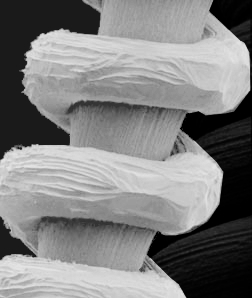
#> input picture Digital_Image_Processing/空域增强技术/实验三平滑技术/reference/test3_1.jpg, 252 x 298 px
$ python exp_3_3.py   (Python 2 division)
#> lines starting #> are read from the running program, lines starting #| are printed output that depends on the picture
### Digital_Image_Processing/空域增强技术/实验三平滑技术/reference/mywgn.py
# -*- coding:utf-8 -*-

import matplotlib.pylab as pl
import matplotlib.cm as cm
import numpy as np
import Image

def wgn(mu,sigma,size):
    return np.random.normal(mu,sigma,size)


### Digital_Image_Processing/空域增强技术/实验三平滑技术/reference/mymeanfilter.py
# -*- coding:utf-8 -*-

from scipy import signal
import matplotlib.pylab as pl
import matplotlib.cm as cm
import numpy as np
import Image

def mymeanfilter(im_0,size):
    (R,C) = size
    im_1 = im_0.copy()
    (M,N) = im_0.shape
    R = int(R)
    C = int(C)
    for m in range(R/2,M-R/2):
        for n in range(C/2,N-C/2):
            im_1[m,n] = np.mean(im_0[m-R/2:m+R/2+1,n-C/2:n+C/2+1])
    return im_1

### Digital_Image_Processing/空域增强技术/实验三平滑技术/reference/exp_3_3.py
# -*- coding:utf-8 -*-

import matplotlib.pylab as pl
import matplotlib.cm as cm
import numpy as np
import Image
from mywgn import wgn
from mymeanfilter import mymeanfilter

im_0 = np.asarray(Image.open('test3_1.jpg').convert('L'))/float(255)
fig = pl.figure(figsize=(8,4))
# ax_1
ax_1 = fig.add_subplot(131)
ax_1.imshow(im_0,cmap=cm.gray)
ax_1.set_title('input image')
ax_1.set_xticks([])
ax_1.set_yticks([])
# ax_2
ax_2 = fig.add_subplot(132)
im_1 = im_0 + wgn(0,np.sqrt(0.02),im_0.shape)
#> in wgn, `return np.random.normal(mu,sigma,size)`:
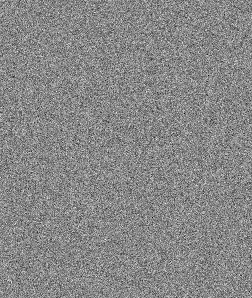
#> returned value: shape (298, 252) float64; min -0.686, max 0.6, mean -0.000495; drawn with min black and max white
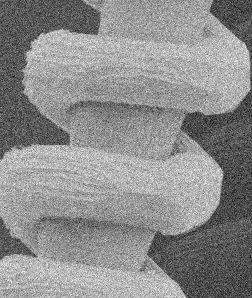
#> im_1: shape (298, 252) float64; min -0.563, max 1.35, mean 0.502; drawn with min black and max white
ax_2.imshow(im_1,cmap=cm.gray)
ax_2.set_title('with WGN')
ax_2.set_xticks([])
ax_2.set_yticks([])
# ax_3
ax_3 = fig.add_subplot(133)
im_2 = mymeanfilter(im_1,[5,5])
#> after the loop in mymeanfilter, `for m in range(R/2,M-R/2):`:
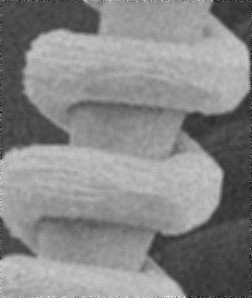
#> im_1: shape (298, 252) float64; min -0.4, max 1.3, mean 0.502; drawn with min black and max white
ax_3.imshow(im_2,cmap=cm.gray)
ax_3.set_title('after my mean filter')
ax_3.set_xticks([])
ax_3.set_yticks([])

fig.suptitle('exp_3_3')
fig.savefig('exp_3_3.jpg')
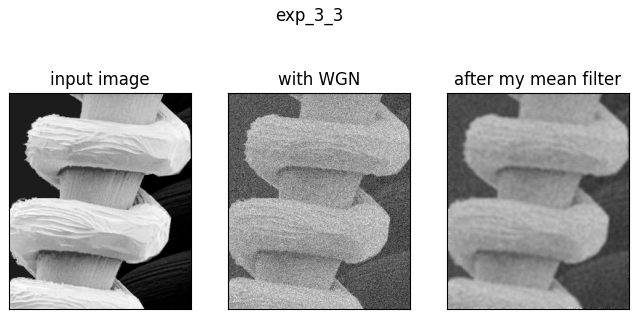
#> figure drawn by matplotlib, 3 panels
fig.savefig('exp_3_3.eps')

$ run again, with Digital_Image_Processing/空域增强技术/实验三平滑技术/reference/test3_2.jpg copied over Digital_Image_Processing/空域增强技术/实验三平滑技术/reference/test3_1.jpg
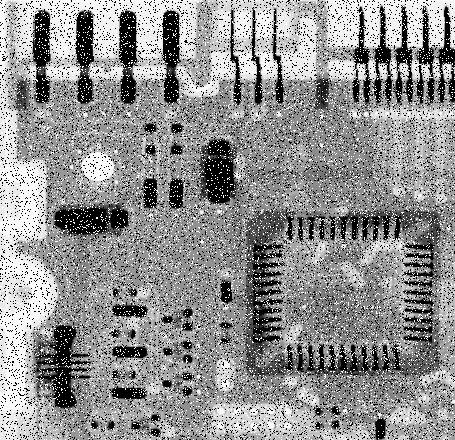
#> input picture Digital_Image_Processing/空域增强技术/实验三平滑技术/reference/test3_2.jpg, 455 x 440 px
#> after the loop in mymeanfilter, `for m in range(R/2,M-R/2):`:
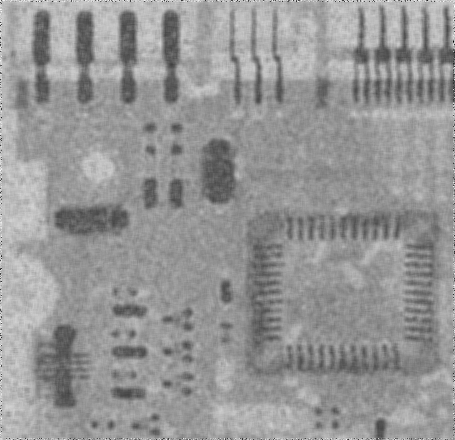
#> im_1: shape (440, 455) float64; min -0.629, max 1.4, mean 0.565; drawn with min black and max white
#> `fig.savefig('exp_3_3.jpg')`:
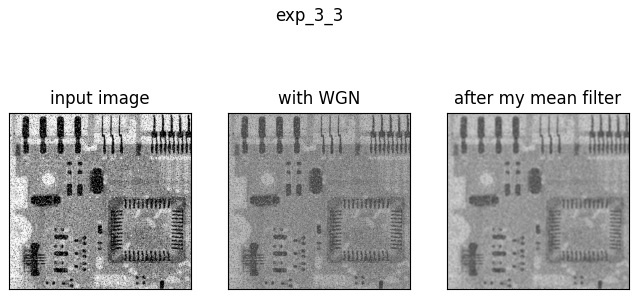
#> figure drawn by matplotlib, 3 panels
